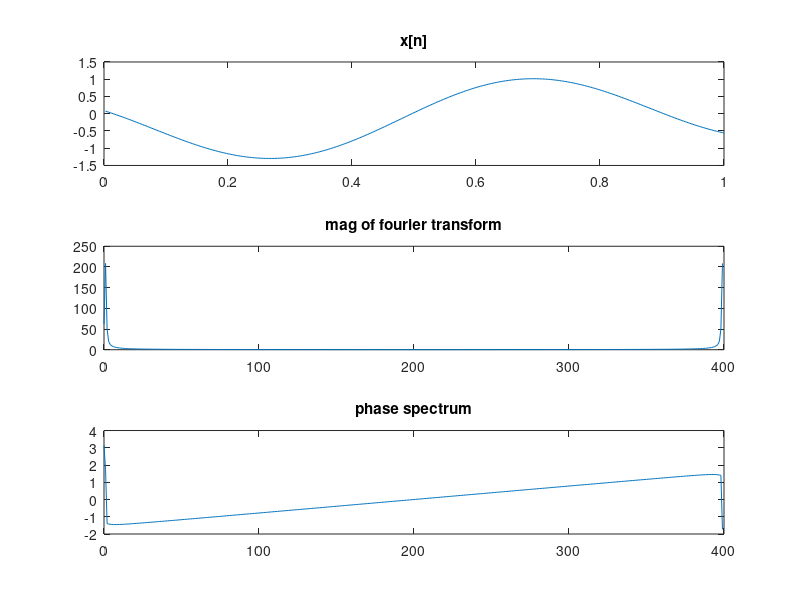

Here is the MATLAB script that generated this plot:
% fast fourier transform for spectral analysis
clc;
clear;
close;
fs=400;
N = fs;
ts = 1/fs;
deltaf = 1/(N*ts);
n = [1:N]*ts;
x = sin((50*pi*n)/fs)+cos(((50*pi*n)/fs)+((4*pi)/3))+sin(((1000*pi*n)/fs)+(4*pi)/5);
subplot(311);
plot(n,x);
title('x[n]');
xf = fft(x);
f=([0:N-1]*deltaf);

subplot(312);
plot(f,abs(xf));
title('mag of fourier transform')

subplot(313);
plot(f,angle(xf));
title('phase spectrum');
